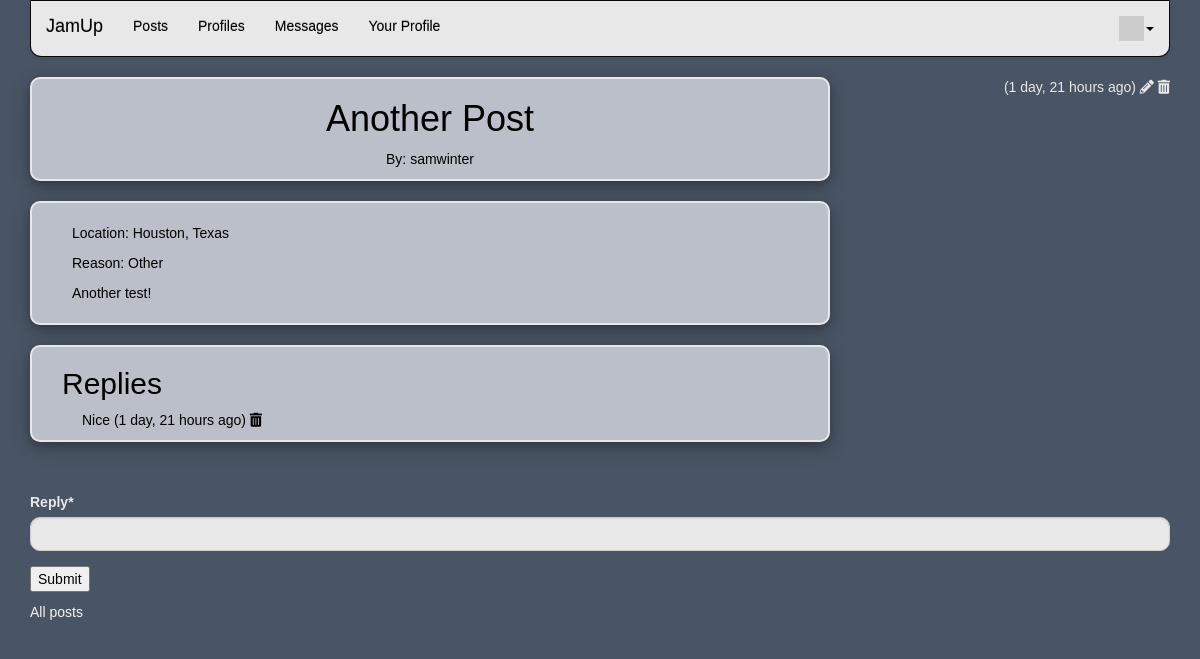
/post/2 (signed in), run on the app's committed database.
### jamup/models.py (models this page shows, shortened)
class Post(models.Model):
        title = models.CharField(max_length=200)
        city = models.ForeignKey(City, on_delete=models.CASCADE)
        state = models.ForeignKey(State, on_delete=models.CASCADE)
        reason = models.ForeignKey(Reason, on_delete=models.CASCADE)
        text = models.TextField()
        profile = models.ForeignKey(Profile, on_delete=models.CASCADE)
        owner = models.ForeignKey(settings.AUTH_USER_MODEL, on_delete=models.CASCADE)
        created_at = models.DateTimeField(auto_now_add=True)
        updated_at = models.DateTimeField(auto_now=True)
        replies = models.ManyToManyField(settings.AUTH_USER_MODEL,
                through='Reply', related_name='replies_owned')

class City(models.Model):
        name = models.CharField(max_length=80)
        state = models.ForeignKey(State, on_delete=models.CASCADE)
        def __str__(self):
                return self.name

class State(models.Model):
        name = models.CharField(max_length=20)
        def __str__(self):
                return self.name

class Reason(models.Model):
        name = models.CharField(max_length=80)
        def __str__(self):
                return self.name

class Reply(models.Model):
        text = models.TextField()
        post = models.ForeignKey(Post, on_delete=models.CASCADE)
        owner = models.ForeignKey(settings.AUTH_USER_MODEL, on_delete=models.CASCADE)
        created_at = models.DateTimeField(auto_now_add=True)
        updated_at = models.DateTimeField(auto_now=True)

### jamup/views.py (the view)
# urls.py: path('post/<int:pk>', views.PostDetailView.as_view(), name='post_detail'),
class PostDetailView(OwnerDetailView):
    model = Post
    template_name = 'jamup/post_detail.html'
    def get(self, request, pk) :
        x = Post.objects.get(id=pk)
        replies = Reply.objects.filter(post=x).order_by('-updated_at')
        reply_form = ReplyForm()
        context = { 'post' : x, 'replies': replies, 'reply_form': reply_form }
        return render(request, self.template_name, context)

### jamup/forms.py
class ReplyForm(forms.Form):
    reply = forms.CharField(required=True, max_length=500, min_length=3, strip=True)

### home/context_processors.py (called while the page is built)
def settings(request):
    return {
        'settings': django_settings,
    }

### home/templatetags/app_tags.py (called while the page is built)
@register.filter(name='gravatar')
def gravatar(user, size=35):
    email = str(user.email.strip().lower()).encode('utf-8')
    email_hash = md5(email).hexdigest()
    url = "//www.gravatar.com/avatar/{0}?s={1}&d=identicon&r=PG"
    return url.format(email_hash, size)

### jamup/templates/jamup/post_detail.html (shortened to what this page needs)
{% extends "base_menu.html" %}
{% load humanize %}
{% block content %}
<span style="float: right;">
({{ post.updated_at|naturaltime }})
{% if post.owner == user %}
<a href="{% url 'jamup:post_update' post.id %}"><i class="fa fa-pencil"></i></a>
<a href="{% url 'jamup:post_delete' post.id %}"><i class="fa fa-trash"></i></a>
{% endif %}
</span>
<div class="title_by">
    <h1>{{ post.title }}</h1>
    <p>By: <a href = "{% url 'jamup:profile_detail' post.owner.profile.user.id %}">{{post.owner}}</a></p>
</div>
<div class="post post_deets">
    <div class="post_content post_text">
        <p>Location: {{ post.city }}, {{ post.state }}</p>
        <p>Reason: {{ post.reason }}</p>
        <p>{{ post.text }}</p>
    </div>
</div>
<div class="post" id="post_replies">
    <h2>Replies</h2>
    {% for reply in replies %}
    <p> {{ reply.text }}
    ({{ reply.updated_at|naturaltime }})
    {% if user == reply.owner %}
    <a href="{% url 'jamup:post_reply_delete' reply.id %}"><i class="fa fa-trash" style="color:black"></i></a>
    {% endif %}
    </p>
    {% endfor %}
</div>
{% if user.is_authenticated %}
<br clear="all"/>
<p>
{% load crispy_forms_tags %}
<form method="post" action="{% url 'jamup:post_reply_create' post.id %}">
    {{ reply_form|crispy }}
<input type="submit" value="Submit">
</form>
</p>
{% endif %}
<p>
<a class="main_link" href="{% url 'jamup:all' %}">All posts</a>
</p>
{% endblock %}

### home/static/style.css (style rules this page uses)
body { background-color: #495464; }
* { color: #e8e8e8; font-family: 'Noto Sans TC', sans-serif;; }
a { color: black; }
.main_link { color: #f4f4f2; }
input { color: black; }
.post { width: 400px; box-shadow: 0 4px 8px 0 rgba(0, 0, 0, 0.2), 0 6px 20px 0 rgba(0, 0, 0, 0.19); margin-top: 20px; margin-bottom: 20px; background-color: #bbbfca; border-radius: 10px; border-color: #e8e8e8; border-width: 2px; border-style: solid; }
.post h3, .post_content p { color: black; }
.post_content { width: 300px; margin-left: 40px; }
input[type=text], #id_password { border-radius: 10px; padding-left: 5px; background-color: #e8e8e8; }
input[type=text], #id_city option, #id_state option, #id_reason option { color: black !important; }
.title_by { text-align: center; width: 800px; box-shadow: 0 4px 8px 0 rgba(0, 0, 0, 0.2), 0 6px 20px 0 rgba(0, 0, 0, 0.19); margin-top: 20px; margin-bottom: 20px; background-color: #bbbfca; border-radius: 10px; border-color: #e8e8e8; border-width: 2px; border-style: solid; }
.post_deets { width: 800px; }
.post_text { width: 800px; margin-top: 20px; margin-bottom: 20px; }
.title_by h1, .title_by p { color: black; }
#post_replies { width: 800px; }
#post_replies h2 { color: black !important; margin-left: 30px; }
#post_replies p { margin-left: 50px; color: black; }

### data on the page
Post: updated_at "1 day, 21 hours ago", title "Another Post", owner "samwinter", city "Houston", state "Texas", reason "Other", text "Another test!"
Reply: text "Nice", updated_at "1 day, 21 hours ago"

### other printed values
{{ settings.APP_NAME }} "JamUp"
